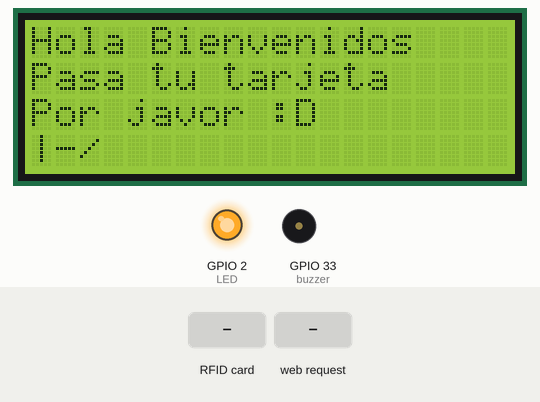
Simulated run of this sketch. Board: ESP32. Shown: 20×4 character LCD, output pins drawn as LEDs (lit = HIGH), buzzer (waves = sounding, pin HIGH). Inputs (shaded band) come from the test bench. What the sketch prints to the serial monitor is not drawn.

Above: at 1.3 s.
1.4 s: RFID card 63 D2 EB 95 held to the reader
At 5.7 s:
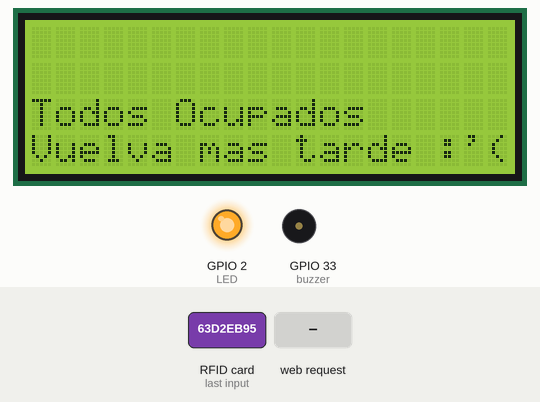
6.7 s: HTTP request GET /DESOCUPADO received
At 8.9 s:
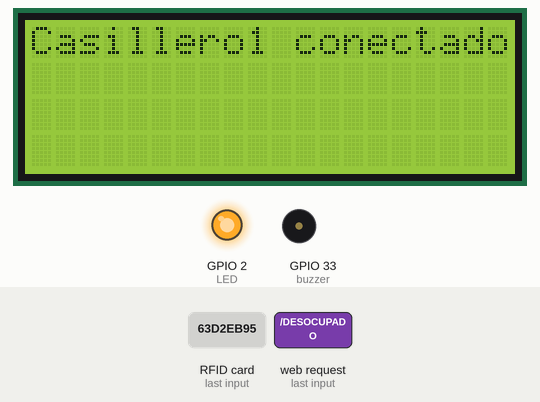
11.9 s: RFID card 5E 7A 19 C4 held to the reader
At 16.3 s:
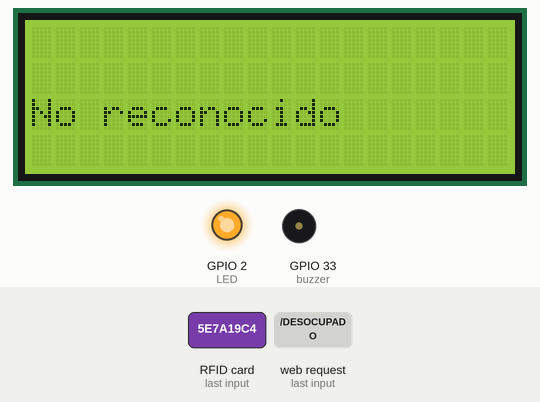
18.0 s: RFID card 1B 11 E6 23 held to the reader
At 18.9 s:
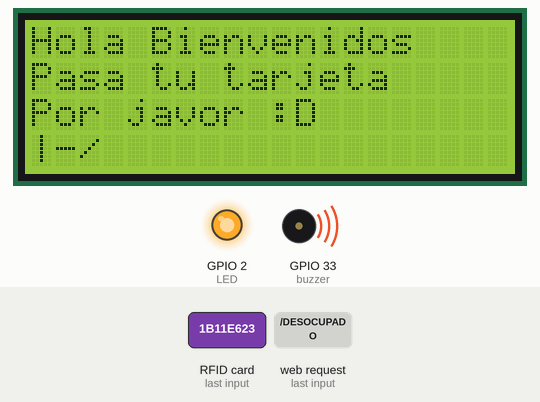
Timing chart, 0 to 21.0 s (numbered marks = the images above; inputs shaded):
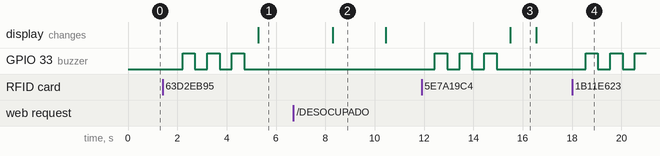

Measured:
- after the input at 1.4 s, GPIO 33 (buzzer): alternates HIGH for 0.50 s and LOW for 0.50 s, 6 changes in all, then stays LOW, starting after 0.81 s; the display: changes after 3.9 s (image 1)
- after the input at 6.7 s, the display: changes after 1.6 s (image 2)
- after the input at 11.9 s, GPIO 33 (buzzer): alternates HIGH for 0.50 s and LOW for 0.50 s, 6 changes in all, then stays LOW, starting after 0.54 s; the display: changes after 3.6 s (image 3)
- after the input at 18.0 s, GPIO 33 (buzzer): alternates HIGH for 0.50 s and LOW for 0.50 s, starting after 0.55 s
- what the display in image 2 shows lasts 2.1 s, from 8.3 s to 10.4 s
- what the display in image 3 shows lasts 1.0 s, from 15.5 s to 16.5 s

The sketch:

wifiRx.ino
```cpp
#include <WiFi.h>
#include <SPI.h>
#include <MFRC522.h>
#include <EEPROM.h>
#include <Wire.h>
#include <LiquidCrystal_I2C.h>

LiquidCrystal_I2C lcd(0x27, 20, 4);

// Configuración del Access Point
const char* ssid = "SAPE.net";
const char* password = "SAPE_2024";

const int puertoTCP = 1000; // Puerto del servidor TCP
WiFiServer servidor(puertoTCP);

// Configuración del lector RFID
#define SS_PIN 21
#define RST_PIN 22
MFRC522 rfid(SS_PIN, RST_PIN);
const int LED = 2;
const int buzzer = 33;
// Lista de UIDs válidos

const String UID_VALIDO = "63D2EB95";
const String UID_VALIDO2 = "1B11E623";
const String UID_VALIDO3 = "5D2EDE89";

String tarjetaActiva1 = "";
String tarjetaActiva2 = "";
//byte almacenarUID[EEPROM_SIZE] = {};               // UID almacenado en memoria
//byte masterUID[EEPROM_SIZE] = {0x5D, 0x2E, 0xDE, 0x89}; // UID maestro

WiFiClient cliente1, cliente2;

// Estado del LED
bool disponible1 = false; // Inicialmente apagado
bool disponible2 = false;
////////////////////////////////////////////////////////////////////////////////////////////////////////////////////////
void msjLCD(String linea1, String linea2, String linea3, String linea4) {
  lcd.clear();
  lcd.setCursor(0, 0);
  lcd.print(linea1);
  lcd.setCursor(0, 1);
  lcd.print(linea2);
  lcd.setCursor(0, 2);
  lcd.print(linea3);
  lcd.setCursor(0, 3);
  lcd.print(linea4);

}
////////////////////////////////////////////////////////////////////////////////////////////////////////////////////////
void setup() {
  Serial.begin(115200);
  SPI.begin();
  rfid.PCD_Init();
  pinMode(buzzer,OUTPUT);

  Wire.begin(25,26);
  lcd.init();
  lcd.backlight();
  msjLCD("Inicializando... :D","","","");
  Serial.println("Lector RFID inicializado.");

  // Configurar ESP32 como Access Point
  WiFi.softAP(ssid, password);

  // Obtener la IP del AP
  IPAddress IP = WiFi.softAPIP();
  Serial.print("Punto de acceso iniciado. IP: ");
  Serial.println(IP);
  msjLCD("","","IP: " + String(IP.toString()),"");
  servidor.begin();
  Serial.println("Servidor TCP iniciado. Esperando conexiones...");

  pinMode(LED,OUTPUT);
  digitalWrite(LED,HIGH);

}

void loop() {
  WiFiClient nuevoCliente = servidor.available();
  if (nuevoCliente) {
    if (!cliente1) {
      cliente1 = nuevoCliente;
      msjLCD("Casillero1 conectado","","","");
      Serial.println("Casillero 1 conectado.");
      delay(2000);
      lcd.clear();
    } else if (!cliente2) {
      cliente2 = nuevoCliente;
      Serial.println("Casillero 2 conectado.");
      msjLCD("","Casillero2 conectado","","");
      delay(2000);
      lcd.clear();
    } else {
      Serial.println("Cliente rechazado (máximo alcanzado)");
      nuevoCliente.stop();
    }
  }

////////////////////////////////////////////////////////////////////////////////////////////////////////////////////
if (cliente1 && cliente1.connected()) {
  while (cliente1.available()) {
    String mensaje = cliente1.readStringUntil('\n');
    mensaje.trim();
    Serial.println("Mensaje de Casillero 1: " + mensaje);
    msjLCD("","","C1 dice:" + mensaje,"");

    if(mensaje == "DESOCUPADO"){
      Serial.println("SE DESOCUPO EL CASILLERO CORRECTAMENTE");
      disponible1 = false; // Cambiar estado
      tarjetaActiva1 = "";
    }
  }
}

if (cliente2 && cliente2.connected()) {
  while (cliente2.available()) {
    String mensaje = cliente2.readStringUntil('\n');
    Serial.println("Mensaje de Casillero 2: " + mensaje);
    msjLCD("","","","C2 dice:" + mensaje);

    if(mensaje =="DESOCUPADO"){
      tarjetaActiva2 = "";
      disponible2 = false;
    }
  }
}

/////////////////////////////////////////////////////////////////////////////////////////////////////////////////////
  msjLCD("Hola Bienvenidos","Pasa tu tarjeta","Por javor :D","|-/");
  delay(2000);

  // Detectar tarjeta RFID
  if (rfid.PICC_IsNewCardPresent() && rfid.PICC_ReadCardSerial()) {
    // Leer UID de la tarjeta
    String uid = "";
    for (byte i = 0; i < rfid.uid.size; i++) {
      uid += String(rfid.uid.uidByte[i], HEX);
    }
    uid.toUpperCase();
    Serial.println("UID leído: " + uid);
    digitalWrite(buzzer,HIGH);
    delay(500);
    digitalWrite(buzzer,LOW);
    delay(500);
    digitalWrite(buzzer,HIGH);
    delay(500);
    digitalWrite(buzzer,LOW);
    delay(500);
    digitalWrite(buzzer,HIGH);
    delay(500);
    digitalWrite(buzzer,LOW);
    delay(500);

    msjLCD("Tarjeta detectada","Hola Bienvenido","|-/","");


    // Verificar UID y alternar estado del LED
    if (uid == UID_VALIDO || uid == UID_VALIDO2 || uid == UID_VALIDO3) {
      if (cliente1 && cliente1.connected() && !disponible1 && tarjetaActiva2 != uid) {
        tarjetaActiva1 = uid;
        cliente1.println("OCUPANDO");
        Serial.println("Comando enviado a Cliente 1: OCUPANDO");
        msjLCD("","","Casillero 1 Asignado","Pase por favor :D");
        delay(2000);

        disponible1 = true;

      } else if (cliente2 && cliente2.connected() && !disponible2 && tarjetaActiva1 != uid) {
        tarjetaActiva2 = uid;
        cliente2.println("OCUPANDO");
        Serial.println("Comando enviado a Cliente 2: OCUPANDO");
        msjLCD("","","Casillero 2 Asignado","Pase por favor :D");
        delay(2000);
        disponible2 = true;

      } else if (cliente2 && cliente2.connected() && disponible2 && tarjetaActiva2 == uid) {
        cliente2.println("LIBERANDO"); // Comando para apagar el LED
        Serial.println("Comando enviado a cliente 2: LIBERANDO");
        msjLCD("","","Casillero 2 Liberado","Pase por favor :D");
        delay(2000);
        disponible2 = false; // Cambiar estado
        tarjetaActiva2 = "";

      }
        else if(cliente1 && cliente1.connected() && disponible1 && tarjetaActiva1 == uid) {
        cliente1.println("LIBERANDO"); // Comando para apagar el LED
        Serial.println("Comando enviado a cliente 1: LIBERANDO");

        delay(2000);
        disponible1 = false; // Cambiar estado
        tarjetaActiva1 = "";

      } else {
        Serial.println("Todos los casilleros ocupados");
        msjLCD("","","Todos Ocupados","Vuelva mas tarde :'(");
        delay(2000);
        }
    } else {
      Serial.println("UID no reconocido.");
      msjLCD("","","No reconocido","");
    }

    // Detener comunicación con la tarjeta
    rfid.PICC_HaltA();
    delay(1000);
  }
}

void imprime_dato_tarjeta(byte *buffer, byte bufferSize) {
  for (byte i = 0; i < bufferSize; i++) {
    Serial.print(buffer[i] < 0x10 ? " 0" : " ");
    Serial.print(buffer[i], HEX);
  }
  Serial.println();
}
```
